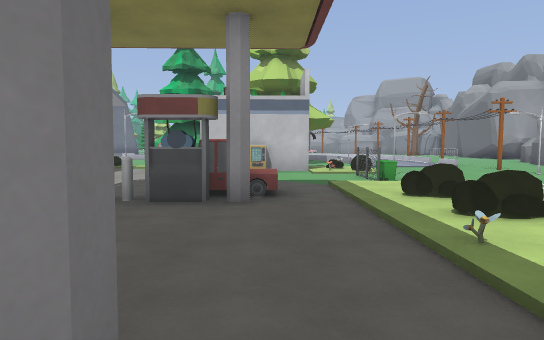
View 1 (above)

24 first-person views from a walk through a Godot game level. The camera is 1.5 m above the floor, tilts 4° down and sees 75° across. The floor is counted in squares, 2.23 m on a side. Each view is taken from the middle of a square. On the plan, view 1 faces up. The plan holds only what a view shows up to about 10 squares ahead; the rest is blank. The place goes on beyond the plan. Flat picture figures and markers are left out. Characters and animated objects are left out. Door leaves are left out where a doorway can be walked through. Some surface patterns are stand-ins.

View 2
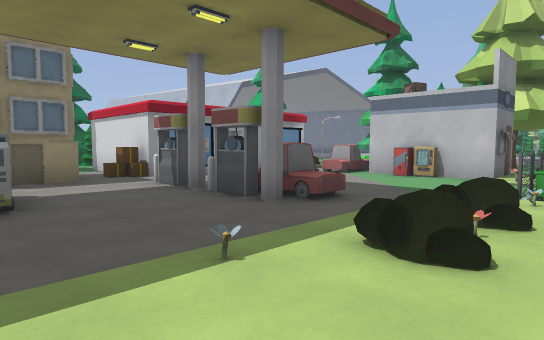

View 3
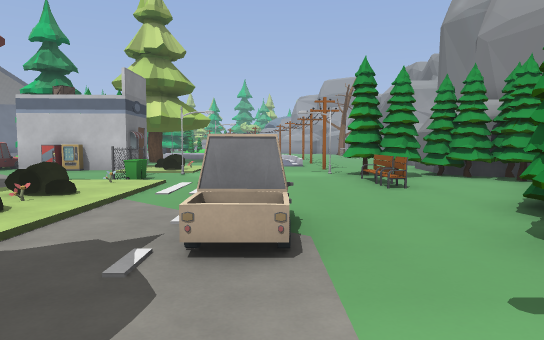

View 4
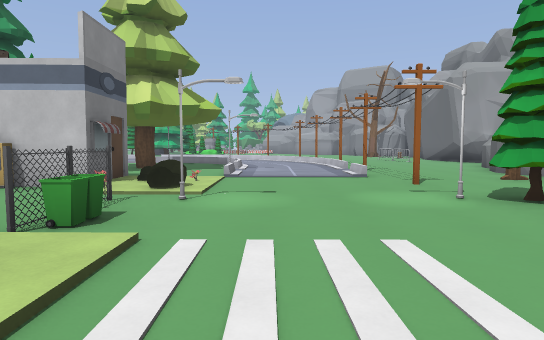

View 5
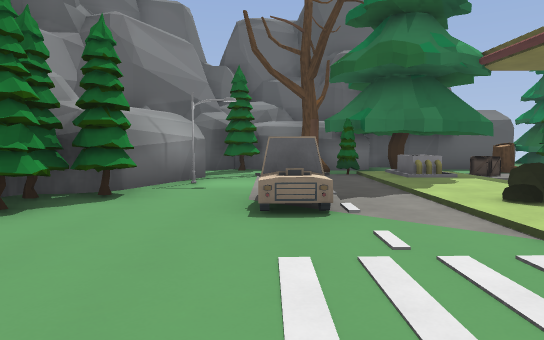

View 6
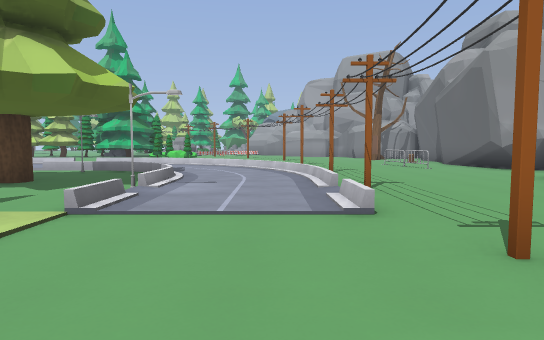

View 7
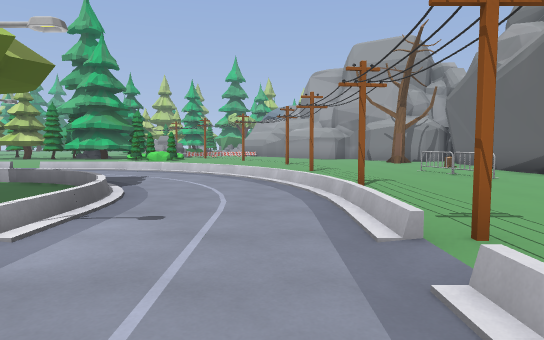

View 8
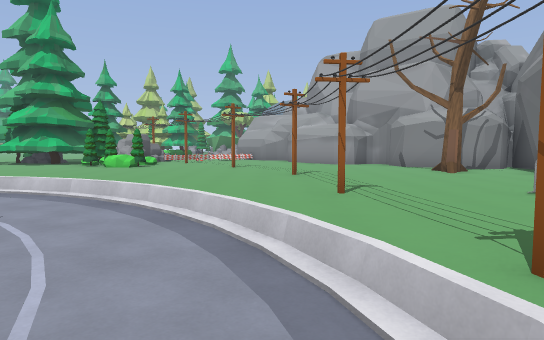

View 9
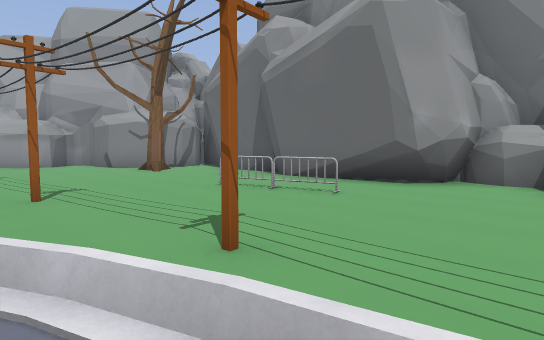

View 10
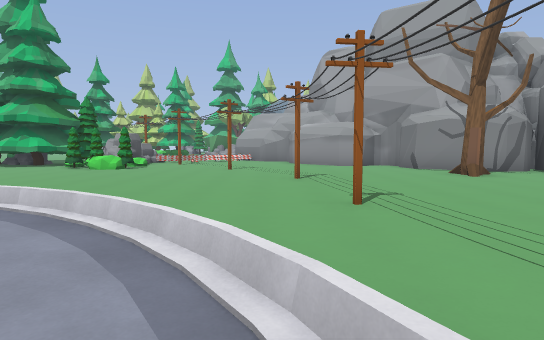

View 11
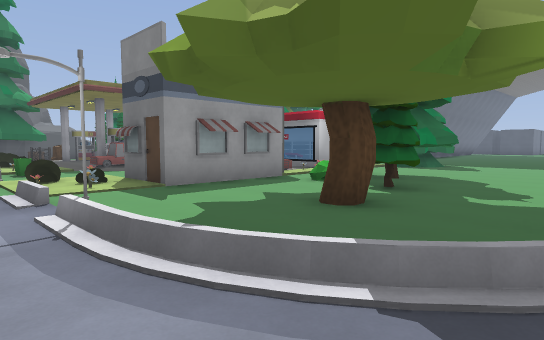

View 12
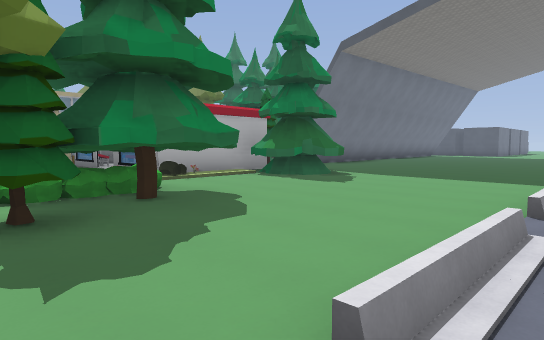

View 13
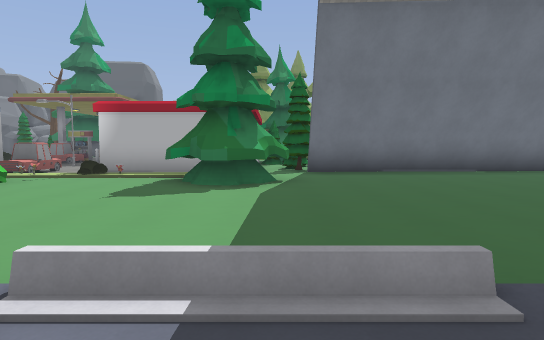

View 14
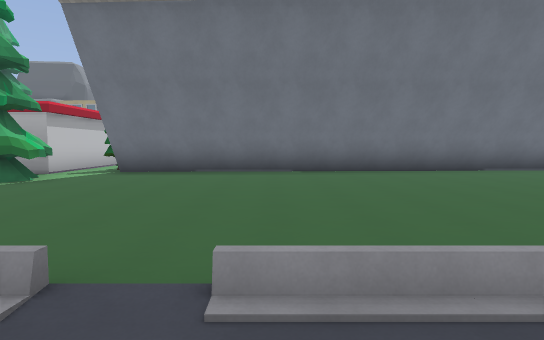

View 15
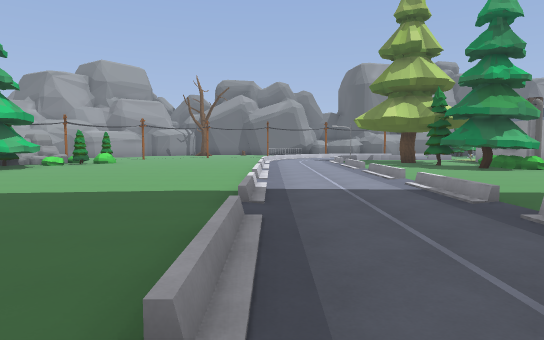

View 16
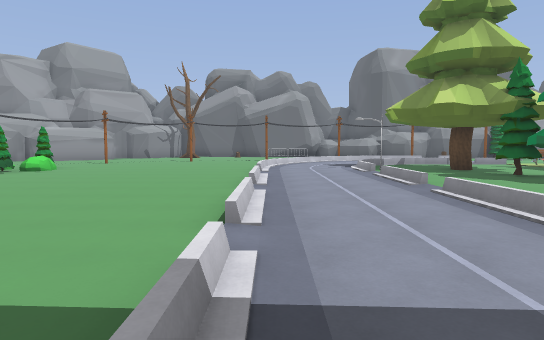

View 17
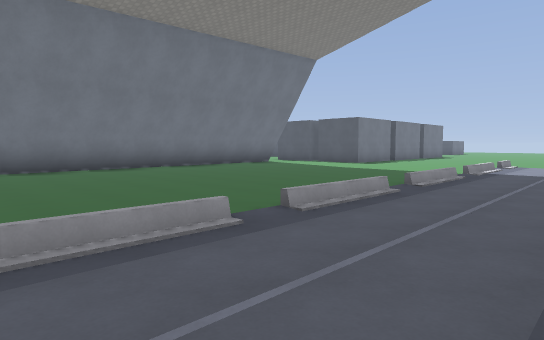

View 18
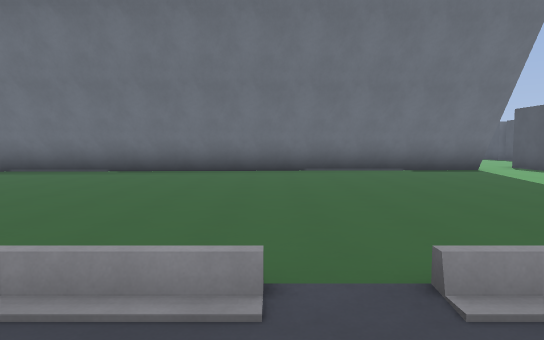

View 19
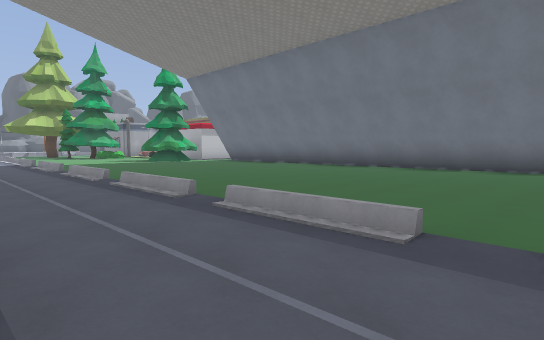

View 20
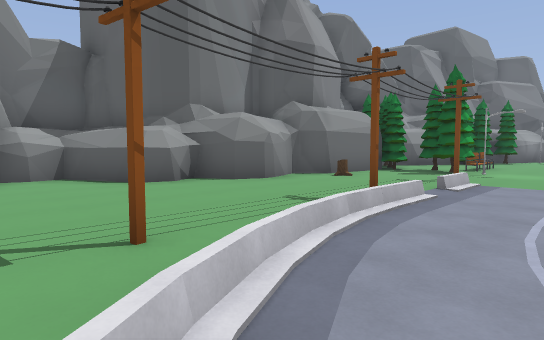

View 21
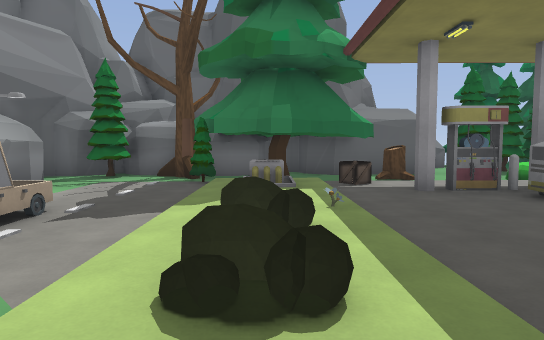

View 22
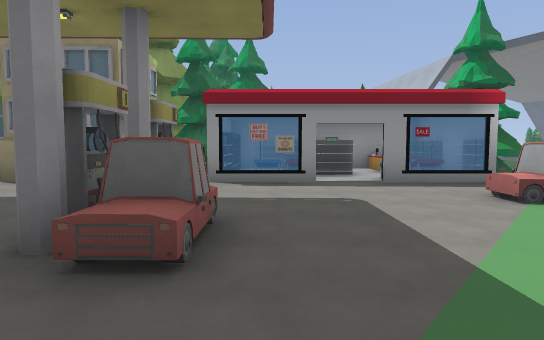

View 23
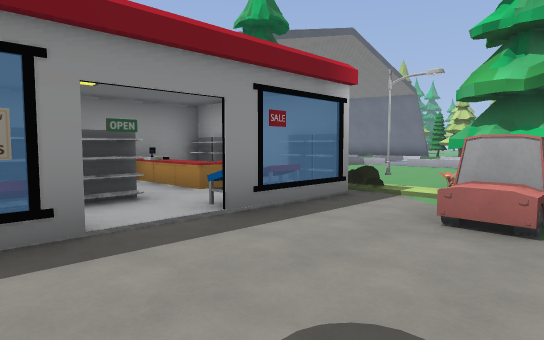

View 24
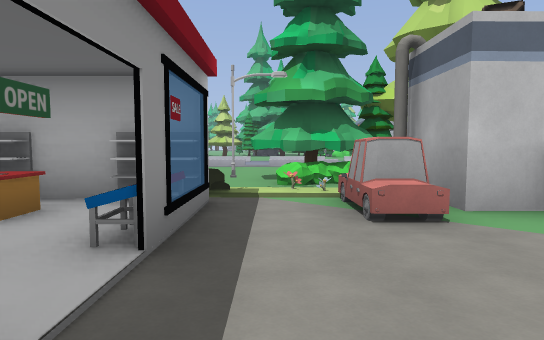

### Floor plan
Key: @ floor where view 1 was taken; # wall or solid block; x gap in a wall; . main floor; : floor 0.5 m higher than the main floor; / step, stairs or slope; D open door; = window, fence, low wall or low ledge; ^ raised ledge; F fence; C car; T tree; R truck; B bench; A railing; U bush; S shelf; O other object.
Columns run from 23 left of view 1 to 13 right of it. Each row starts with its distance up from view 1.
 26                  ... ..U..........###
 25                ..................T..
 24               ...............#...T.#
 23             .......................#
 22            ........................#
 21           .........................#
 20 ........................//...#..A..#
 19 ................................A.##
 18 ................................A.#=
 17 ........................#/...#.....##
 16 ....................................#
 15 ..........................:../....##
 14 ...................TTT.T...../....#
 13 ...............T...TTU....#..#...#
 12 ..............TTT../U......../...#
 11 ..............TT/.#//#OO#=......O#
 10 .........######SSSS.C##O#....#...#
  9 ######## =   TT ^.S.C....=......#
  8                 ..D......F....TTTT
  7                 OSS.....OFO...#..T
  6                 OSS.....///...B..
  5                ####...CC/.//....
  4                  =#x#x#./=/....T
  3                   #...../=/.R..T
  2                   #.....///.R.T#
  1                   #.RR..///...##
  0                 O O  ##@/^/...#
 -1                OOO  ....//T...#
 -2                     U.T..T#T.T#
 -3                    TT.#### T###
 -4                  TTT    ##

Where each view was taken, in squares from view 1:
view 1: 0 up, 0 right, facing up
view 2: 1 up, 3 right, facing up-left
view 3: 0 up, 5 right, facing up
view 4: 4 up, 4 right, facing up
view 5: 7 up, 5 right, facing down
view 6: 8 up, 5 right, facing up
view 7: 11 up, 5 right, facing up
view 8: 15 up, 5 right, facing up
view 9: 15 up, 5 right, facing up-right
view 10: 16 up, 5 right, facing up
view 11: 17 up, 4 right, facing down-left
view 12: 18 up, 1 left, facing down-left
view 13: 19 up, 9 left, facing down
view 14: 19 up, 14 left, facing down
view 15: 20 up, 14 left, facing right
view 16: 20 up, 10 left, facing right
view 17: 20 up, 14 left, facing down-left
view 18: 19 up, 19 left, facing down
view 19: 20 up, 23 left, facing down-right
view 20: 18 up, 4 right, facing down-right
view 21: 6 up, 2 right, facing down
view 22: 6 up, 2 right, facing left
view 23: 6 up, 2 left, facing up-left
view 24: 6 up, 4 left, facing up
